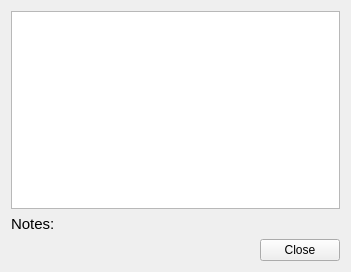
<?xml version="1.0" encoding="UTF-8"?>
<ui version="4.0">
 <class>SymmetryConfigurator</class>
 <widget class="QWidget" name="SymmetryConfigurator">
  <property name="geometry">
   <rect>
    <x>0</x>
    <y>0</y>
    <width>351</width>
    <height>272</height>
   </rect>
  </property>
  <property name="windowTitle">
   <string>Form</string>
  </property>
  <layout class="QVBoxLayout" name="verticalLayout">
   <item>
    <widget class="QTableView" name="characterTable"/>
   </item>
   <item>
    <widget class="QLabel" name="notesLabel">
     <property name="font">
      <font>
       <pointsize>11</pointsize>
      </font>
     </property>
     <property name="text">
      <string>Notes:</string>
     </property>
    </widget>
   </item>
   <item>
    <layout class="QHBoxLayout" name="horizontalLayout">
     <item>
      <spacer name="horizontalSpacer">
       <property name="orientation">
        <enum>Qt::Horizontal</enum>
       </property>
       <property name="sizeHint" stdset="0">
        <size>
         <width>40</width>
         <height>20</height>
        </size>
       </property>
      </spacer>
     </item>
     <item>
      <widget class="QPushButton" name="closeButton">
       <property name="text">
        <string>Close</string>
       </property>
      </widget>
     </item>
    </layout>
   </item>
  </layout>
 </widget>
 <resources/>
 <connections>
  <connection>
   <sender>closeButton</sender>
   <signal>clicked()</signal>
   <receiver>SymmetryConfigurator</receiver>
   <slot>close()</slot>
   <hints>
    <hint type="sourcelabel">
     <x>317</x>
     <y>265</y>
    </hint>
    <hint type="destinationlabel">
     <x>199</x>
     <y>149</y>
    </hint>
   </hints>
  </connection>
 </connections>
</ui>
